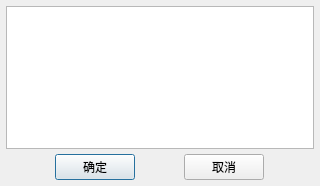
<?xml version="1.0" encoding="UTF-8"?>
<ui version="4.0">
 <class>SQLEditFrame</class>
 <widget class="QDialog" name="SQLEditFrame">
  <property name="geometry">
   <rect>
    <x>0</x>
    <y>0</y>
    <width>320</width>
    <height>186</height>
   </rect>
  </property>
  <property name="windowTitle">
   <string>设置SQL代码</string>
  </property>
  <layout class="QVBoxLayout" name="verticalLayout">
   <property name="spacing">
    <number>0</number>
   </property>
   <property name="leftMargin">
    <number>6</number>
   </property>
   <property name="topMargin">
    <number>6</number>
   </property>
   <property name="rightMargin">
    <number>6</number>
   </property>
   <property name="bottomMargin">
    <number>6</number>
   </property>
   <item>
    <widget class="QTextEdit" name="textEdit">
     <property name="sizePolicy">
      <sizepolicy hsizetype="Expanding" vsizetype="Preferred">
       <horstretch>0</horstretch>
       <verstretch>0</verstretch>
      </sizepolicy>
     </property>
    </widget>
   </item>
   <item>
    <widget class="QWidget" name="widget" native="true">
     <property name="sizePolicy">
      <sizepolicy hsizetype="Expanding" vsizetype="Fixed">
       <horstretch>0</horstretch>
       <verstretch>0</verstretch>
      </sizepolicy>
     </property>
     <layout class="QHBoxLayout" name="horizontalLayout">
      <property name="spacing">
       <number>0</number>
      </property>
      <property name="leftMargin">
       <number>0</number>
      </property>
      <property name="topMargin">
       <number>5</number>
      </property>
      <property name="rightMargin">
       <number>0</number>
      </property>
      <property name="bottomMargin">
       <number>0</number>
      </property>
      <item>
       <widget class="QPushButton" name="pushButton">
        <property name="sizePolicy">
         <sizepolicy hsizetype="Fixed" vsizetype="Fixed">
          <horstretch>0</horstretch>
          <verstretch>0</verstretch>
         </sizepolicy>
        </property>
        <property name="text">
         <string>确定</string>
        </property>
       </widget>
      </item>
      <item>
       <widget class="QPushButton" name="pushButton_2">
        <property name="sizePolicy">
         <sizepolicy hsizetype="Fixed" vsizetype="Fixed">
          <horstretch>0</horstretch>
          <verstretch>0</verstretch>
         </sizepolicy>
        </property>
        <property name="text">
         <string>取消</string>
        </property>
       </widget>
      </item>
     </layout>
    </widget>
   </item>
  </layout>
 </widget>
 <resources/>
 <connections/>
</ui>
